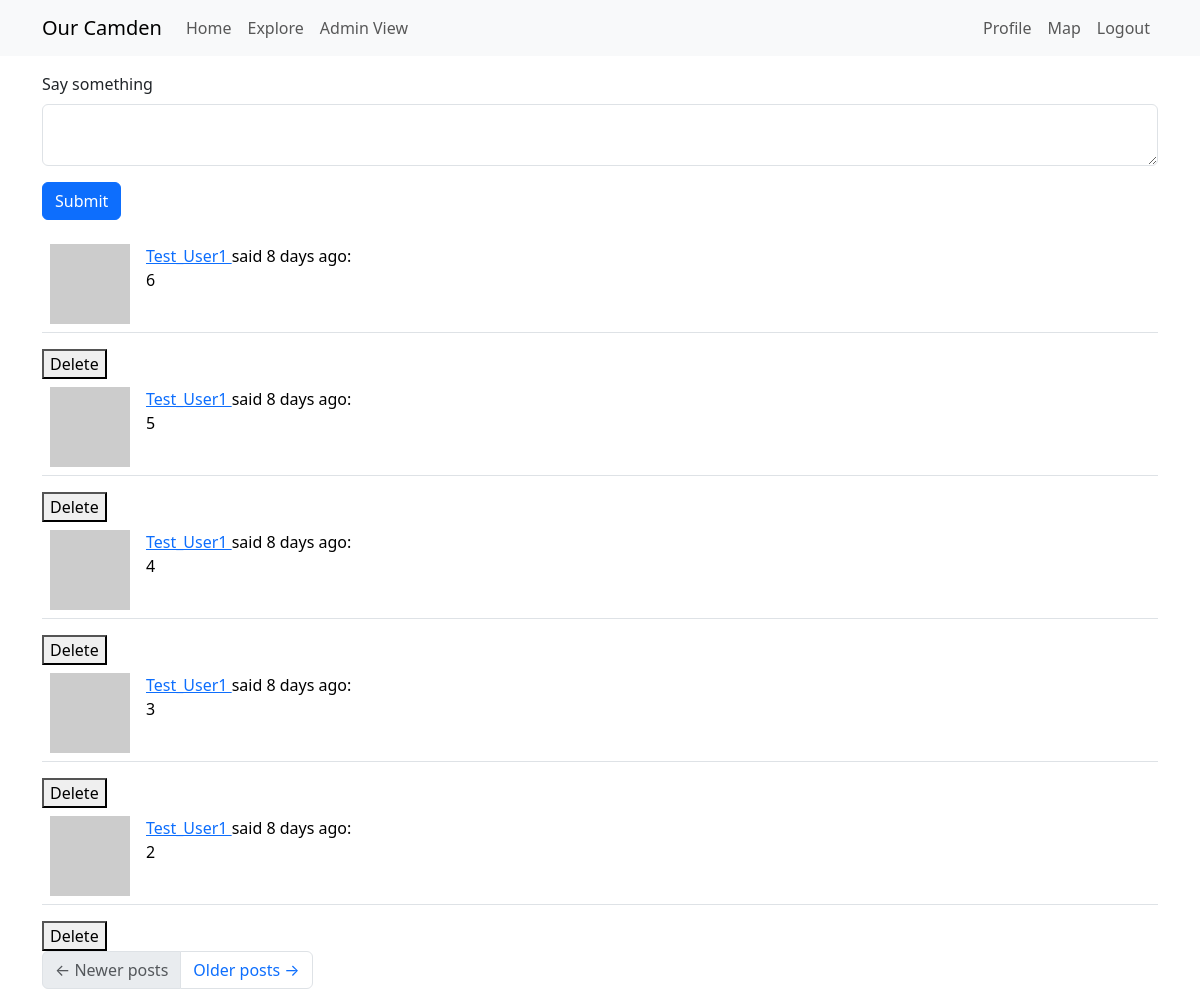
/index (signed in), run on an earlier commit of the app's database.
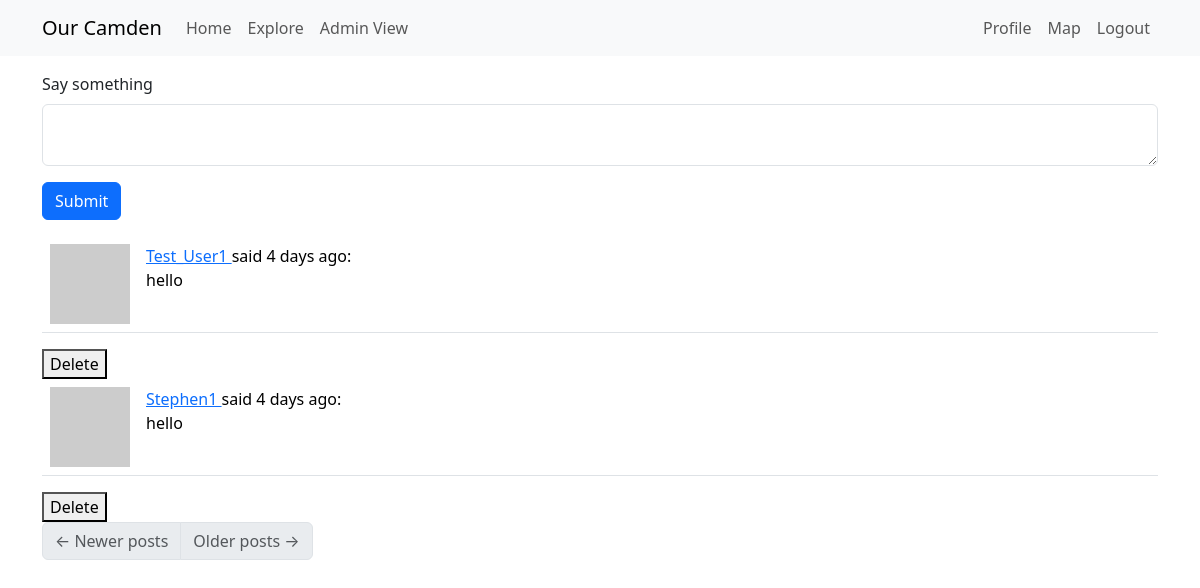
And on a later commit of the database.
### app/models.py (models this page shows, shortened)
class Post(db.Model):
    __searchable__ = ['body']  # Fields to index
    id: so.Mapped[int] = so.mapped_column(primary_key=True)
    body: so.Mapped[str] = so.mapped_column(sa.String(140))
    timestamp: so.Mapped[datetime] = so.mapped_column(index=True, default=lambda: datetime.now(timezone.utc))
    user_id: so.Mapped[int] = so.mapped_column(sa.ForeignKey(User.id, ondelete='CASCADE'),index=True)
    author: so.Mapped[User] = so.relationship(back_populates='posts', passive_deletes=True)

class User(UserMixin, db.Model):
    __tablename__ = "User"
    __searchable__ = ['username', 'email',]
    id: so.Mapped[int] = so.mapped_column(primary_key=True) # so.Mapped gives a python data type to the attr, so.mapped_column creates the actual column
    access_level: so.Mapped[int] = so.mapped_column(
        default=0,  # Default to 0 (logged-in User)
        nullable=False
    )
    username: so.Mapped[str] = so.mapped_column(sa.String(64), index=True,
                                                unique=True)
    email: so.Mapped[str] = so.mapped_column(sa.String(120), index=True,
                                             unique=True)
    password_hash: so.Mapped[Optional[str]] = so.mapped_column(sa.String(256)) #attr can be defined as Optional
    about_me: so.Mapped[Optional[str]] = so.mapped_column(sa.String(140))
    last_seen: so.Mapped[Optional[datetime]] = so.mapped_column(
        default=lambda: datetime.now(timezone.utc))
    posts: so.WriteOnlyMapped['Post'] = so.relationship(
        back_populates='author',
        passive_deletes=True) #back_populates links Posts.author to User.posts
    following: so.WriteOnlyMapped['User'] = so.relationship(
        secondary=followers, primaryjoin=(followers.c.follower_id == id), # establish link between User and Follower tables, where the id matches (all the Users this current User follows)
        secondaryjoin=(followers.c.followed_id == id), #links followers back to Users. identifies all Users who are followed by the current User
        back_populates='followers',
        passive_deletes=True) #links User.following to Follower.followers (who the User is following)
    followers: so.WriteOnlyMapped['User'] = so.relationship(
        secondary=followers, primaryjoin=(followers.c.followed_id == id),
        secondaryjoin=(followers.c.follower_id == id),
        back_populates='following',
        passive_deletes=True) #same but for who the User is being followed by
    Markers: so.Mapped["Marker"] = so.relationship(
        "Marker",
        back_populates="creator",  # Links to the `Marker.creator` relationship
    )
    def avatar(self, size):
        digest = md5(self.email.lower().encode('utf-8')).hexdigest()
        return f'https://www.gravatar.com/avatar/{digest}?d=identicon&s={size}' #provides an automatic avatar
    def following_posts(self):
        Author = so.aliased(User)
        Follower = so.aliased(User)
        return (
            sa.select(Post)
            .join(Post.author.of_type(Author))
            .join(Author.followers.of_type(Follower), isouter=True)
            .where(sa.or_(
                Follower.id == self.id,
                Author.id == self.id,
            ))
            .group_by(Post)
            .order_by(Post.timestamp.desc())
        )

### app/routes.py (the view, shortened to what this page needs)
@app.route('/', methods=['GET', 'POST']) #accept data input from webpage
@app.route('/index', methods=['GET', 'POST']) # accept “/” or “/index” as route
@login_required
def index():
    form = PostForm() #display option to post something
    page = request.args.get('page', 1, type=int) # I THINK “page” is the key of the dict, “1” is the default value (default num of pages) unless there are more.
    posts = db.paginate(current_user.following_posts(), page=page,
                        per_page=app.config['POSTS_PER_PAGE'], error_out=False) #paginate the posts by page? [following_posts] [pre-configged no. of mosts per page]
    next_url = url_for('index', page=posts.next_num) \
        if posts.has_next else None # create next_url variable if there is one available
    prev_url = url_for('index', page=posts.prev_num) \
        if posts.has_prev else None # same logic
    return render_template('index.html', title='Home', form=form,
                           posts=posts.items, next_url=next_url,
                           prev_url=prev_url, user_id = current_user.id) # render index.html, with title home, form = postform, list of paginated posts, and next/prev otions

### app/forms.py
class PostForm(FlaskForm):
    post = TextAreaField('Say something', validators=[
        DataRequired(), Length(min=1, max=140)])
    submit = SubmitField('Submit')

### app/models.py (called while the page is built)
@login.user_loader
def load_User(id):
    return db.session.get(User, int(id))

### app/routes.py (called while the page is built)
@app.before_request
def before_request(): # if user is logged in, record the time they log in, update database
    if current_user.is_authenticated:
        current_user.last_seen = datetime.now(timezone.utc)
        db.session.commit()

### app/templates/index.html (shortened to what this page needs)
{% extends "base.html" %}
{% import "bootstrap_wtf.html" as wtf %}
{% block content %}
    {% if form %}
    {{ wtf.quick_form(form) }}
    {% endif %}
    {% for post in posts %}
        {% if post.author != None %}
            {% include '_post.html' %}
            {% if current_user.id == post.author.id or current_user.access_level == 1 %}
            <form action="{{ url_for('delete_post', post_id=post.id) }}" method="POST" style="display:inline;">
                <button type="submit" onclick="return confirm('Are you sure you want to delete this post?')">Delete</button>
            </form>
            {% endif %}
        {% endif %}
    {% endfor %}
    <nav aria-label="Post navigation">
        <ul class="pagination">
            <li class="page-item{% if not prev_url %} disabled{% endif %}">
                <a class="page-link" href="{{ prev_url }}">
                    <span aria-hidden="true">&larr;</span> Newer posts
                </a>
            </li>
            <li class="page-item{% if not next_url %} disabled{% endif %}">
                <a class="page-link" href="{{ next_url }}">
                    Older posts <span aria-hidden="true">&rarr;</span>
                </a>
            </li>
        </ul>
    </nav>
{% endblock %}

### app/templates/base.html (shortened to what this page needs)
<!doctype html>
<html lang="en">
  <head>
    <link rel="stylesheet" href="https://unpkg.com/leaflet@1.9.4/dist/leaflet.css"
/>
    <link
        href="https://cdn.jsdelivr.net/npm/bootstrap@5.3.2/dist/css/bootstrap.min.css"
        rel="stylesheet"
>
    <link rel="stylesheet" href="https://unpkg.com/leaflet.markercluster@1.4.1/dist/MarkerCluster.css" />
    <link rel="stylesheet" href="https://unpkg.com/leaflet.markercluster@1.4.1/dist/MarkerCluster.Default.css" />
  </head>
  <body>
    <nav class="navbar navbar-expand-lg bg-body-tertiary">
      <div class="container">
        <a class="navbar-brand" href="{{ url_for('index') }}">Our Camden</a>
        <div class="collapse navbar-collapse" id="navbarSupportedContent">
          <ul class="navbar-nav me-auto mb-2 mb-lg-0">
            <li class="nav-item">
              <a class="nav-link" aria-current="page" href="{{ url_for('index') }}">Home</a>
            </li>
            <li class="nav-item">
              <a class="nav-link" aria-current="page" href="{{ url_for('explore') }}">Explore</a>
            </li>
            {% if current_user.access_level==1 %}
            <li class="nav-item">
              <a class="nav-link" aria-disabled="false" href="{{ url_for('admin_view') }}">Admin View</a>
            </li>
            {% else %}
            <li class="nav-item">
              <a class="nav-link disabled" aria-disabled="true">Admin View</a>
            </li>
            {% endif %}
          </ul>
          <ul class="navbar-nav mb-2 mb-lg-0">
            {% if current_user.is_anonymous %}
            <li class="nav-item">
              <a class="nav-link" aria-current="page" href="{{ url_for('login') }}">Login</a>
            </li>
            {% else %}
            <li class="nav-item">
              <a class="nav-link" aria-current="page" href="{{ url_for('user', username=current_user.username) }}">Profile</a>
            </li>
            <li class="nav-item">
              <a class="nav-link" aria-current="page" href="{{ url_for('map') }}">Map</a>
            </li>
            <li class="nav-item">
              <a class="nav-link" aria-current="page" href="{{ url_for('logout') }}">Logout</a>
            </li>
            {% endif %}
          </ul>
        </div>
      </div>
    </nav>
    <div class="container mt-3">
      {% block content %}{% endblock %}
    </div>
  </body>
</html>

### app/templates/_post.html
<table class="table table-hover">
    <tr>
        <td width="70px">
            <a href="{{ url_for('user', username=post.author.username) }}">
                <img src="{{ post.author.avatar(70) }}" />
            </a>
        </td>
        <td>
            <a href="{{ url_for('user', username=post.author.username) }}">
                {{ post.author.username }}
            </a>
            said {{ moment(post.timestamp).fromNow() }}:
            <br>
            {{ post.body }}
        </td>
    </tr>
</table>

What changed in the data, as far as the page shows it:
removed Post: author.username "Test_User1", timestamp "8 days ago", body "6"
removed Post: author.username "Test_User1", timestamp "8 days ago", body "5"
removed Post: author.username "Test_User1", timestamp "8 days ago", body "4"
removed Post: author.username "Test_User1", timestamp "8 days ago", body "3"
removed Post: author.username "Test_User1", timestamp "8 days ago", body "2"
added Post: author.username "Test_User1", timestamp "4 days ago", body "hello"
added Post: author.username "Stephen1", timestamp "4 days ago", body "hello"
